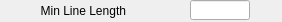
   <widget class="caFrame" name="caFrame_5">
    <property name="geometry">
     <rect>
      <x>400</x>
      <y>320</y>
      <width>282</width>
      <height>22</height>
     </rect>
    </property>
    <widget class="caLabel" name="caLabel_9">
     <property name="geometry">
      <rect>
       <x>-45</x>
       <y>0</y>
       <width>171</width>
       <height>21</height>
      </rect>
     </property>
     <property name="frameShape">
      <enum>QFrame::NoFrame</enum>
     </property>
     <property name="text">
      <string>Min Line Length</string>
     </property>
     <property name="alignment">
      <set>Qt::AlignAbsolute|Qt::AlignRight|Qt::AlignTrailing|Qt::AlignVCenter</set>
     </property>
     <property name="fontScaleMode">
      <enum>ESimpleLabel::WidthAndHeight</enum>
     </property>
     <property name="foreground">
      <color>
       <red>0</red>
       <green>0</green>
       <blue>0</blue>
      </color>
     </property>
     <property name="background">
      <color alpha="0">
       <red>0</red>
       <green>0</green>
       <blue>0</blue>
      </color>
     </property>
    </widget>
    <widget class="caTextEntry" name="caTextEntry_7">
     <property name="geometry">
      <rect>
       <x>190</x>
       <y>0</y>
       <width>60</width>
       <height>20</height>
      </rect>
     </property>
     <property name="channel" stdset="0">
      <string notr="true">$(P)$(R)MinLineLength</string>
     </property>
     <property name="foreground">
      <color>
       <red>0</red>
       <green>0</green>
       <blue>0</blue>
      </color>
     </property>
     <property name="background">
      <color>
       <red>115</red>
       <green>223</green>
       <blue>255</blue>
      </color>
     </property>
     <property name="colorMode">
      <enum>caLineEdit::Static</enum>
     </property>
     <property name="precisionMode">
      <enum>caLineEdit::Channel</enum>
     </property>
     <property name="limitsMode">
      <enum>caLineEdit::Channel</enum>
     </property>
     <property name="maxValue">
      <double>1.000000000000000</double>
     </property>
     <property name="minValue">
      <double>0.000000000000000</double>
     </property>
     <property name="fontScaleMode" stdset="0">
      <enum>caLineEdit::WidthAndHeight</enum>
     </property>
     <property name="formatType">
      <enum>caLineEdit::decimal</enum>
     </property>
    </widget>
    <widget class="caLineEdit" name="caLineEdit_7">
     <property name="geometry">
      <rect>
       <x>300</x>
       <y>1</y>
       <width>60</width>
       <height>18</height>
      </rect>
     </property>
     <property name="alignment">
      <set>Qt::AlignAbsolute|Qt::AlignLeading|Qt::AlignLeft|Qt::AlignVCenter</set>
     </property>
     <property name="channel" stdset="0">
      <string notr="true">$(P)$(R)KernelHeight_RBV</string>
     </property>
     <property name="foreground">
      <color>
       <red>10</red>
       <green>0</green>
       <blue>184</blue>
      </color>
     </property>
     <property name="background">
      <color>
       <red>187</red>
       <green>187</green>
       <blue>187</blue>
      </color>
     </property>
     <property name="colorMode">
      <enum>caLineEdit::Static</enum>
     </property>
     <property name="precisionMode">
      <enum>caLineEdit::Channel</enum>
     </property>
     <property name="limitsMode">
      <enum>caLineEdit::Channel</enum>
     </property>
     <property name="maxValue">
      <double>1.000000000000000</double>
     </property>
     <property name="minValue">
      <double>0.000000000000000</double>
     </property>
     <property name="fontScaleMode" stdset="0">
      <enum>caLineEdit::WidthAndHeight</enum>
     </property>
     <property name="formatType">
      <enum>caLineEdit::decimal</enum>
     </property>
    </widget>
   </widget>
